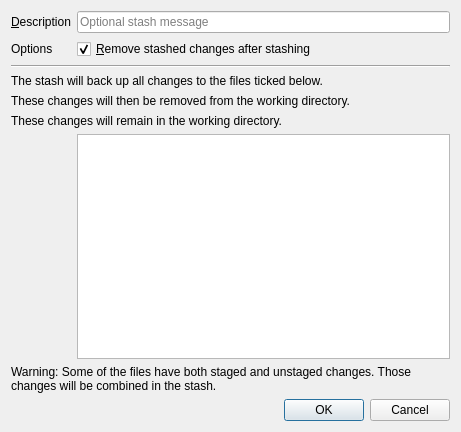
<?xml version="1.0" encoding="UTF-8"?>
<ui version="4.0">
 <class>StashDialog</class>
 <widget class="QDialog" name="StashDialog">
  <property name="windowModality">
   <enum>Qt::NonModal</enum>
  </property>
  <property name="enabled">
   <bool>true</bool>
  </property>
  <property name="geometry">
   <rect>
    <x>0</x>
    <y>0</y>
    <width>461</width>
    <height>432</height>
   </rect>
  </property>
  <property name="sizePolicy">
   <sizepolicy hsizetype="Preferred" vsizetype="Preferred">
    <horstretch>0</horstretch>
    <verstretch>0</verstretch>
   </sizepolicy>
  </property>
  <property name="windowTitle">
   <string>New stash</string>
  </property>
  <property name="sizeGripEnabled">
   <bool>false</bool>
  </property>
  <property name="modal">
   <bool>true</bool>
  </property>
  <layout class="QFormLayout" name="formLayout">
   <property name="fieldGrowthPolicy">
    <enum>QFormLayout::ExpandingFieldsGrow</enum>
   </property>
   <item row="0" column="0">
    <widget class="QLabel" name="messageLabel">
     <property name="text">
      <string>&amp;Description</string>
     </property>
     <property name="buddy">
      <cstring>messageEdit</cstring>
     </property>
    </widget>
   </item>
   <item row="0" column="1">
    <widget class="QLineEdit" name="messageEdit">
     <property name="placeholderText">
      <string>Optional stash message</string>
     </property>
    </widget>
   </item>
   <item row="1" column="0">
    <widget class="QLabel" name="optionsLabel">
     <property name="text">
      <string>Options</string>
     </property>
    </widget>
   </item>
   <item row="1" column="1">
    <widget class="QCheckBox" name="cleanupCheckBox">
     <property name="toolTip">
      <string>Normally, stashed changes are removed from the working directory.
Untick this to leave the stashed changes intact instead.</string>
     </property>
     <property name="text">
      <string>&amp;Remove stashed changes after stashing</string>
     </property>
     <property name="checked">
      <bool>true</bool>
     </property>
    </widget>
   </item>
   <item row="3" column="0" colspan="2">
    <widget class="Line" name="line">
     <property name="orientation">
      <enum>Qt::Horizontal</enum>
     </property>
    </widget>
   </item>
   <item row="4" column="0" colspan="2">
    <widget class="QLabel" name="willBackUpChangesLabel">
     <property name="text">
      <string>The stash will back up all changes to the files ticked below.</string>
     </property>
    </widget>
   </item>
   <item row="5" column="0" colspan="2">
    <widget class="QLabel" name="willRemoveChangesLabel">
     <property name="text">
      <string>These changes will then be removed from the working directory.</string>
     </property>
    </widget>
   </item>
   <item row="6" column="0" colspan="2">
    <widget class="QLabel" name="willKeepChangesLabel">
     <property name="text">
      <string>These changes will remain in the working directory.</string>
     </property>
    </widget>
   </item>
   <item row="7" column="1">
    <widget class="QListWidget" name="fileList">
     <property name="selectionMode">
      <enum>QAbstractItemView::ExtendedSelection</enum>
     </property>
    </widget>
   </item>
   <item row="17" column="1">
    <widget class="QDialogButtonBox" name="buttonBox">
     <property name="orientation">
      <enum>Qt::Horizontal</enum>
     </property>
     <property name="standardButtons">
      <set>QDialogButtonBox::Cancel|QDialogButtonBox::Ok</set>
     </property>
     <property name="centerButtons">
      <bool>false</bool>
     </property>
    </widget>
   </item>
   <item row="8" column="0" colspan="2">
    <widget class="QLabel" name="indexAndWtWarning">
     <property name="text">
      <string>Warning: Some of the files have both staged and unstaged changes. Those changes will be combined in the stash.</string>
     </property>
     <property name="wordWrap">
      <bool>true</bool>
     </property>
    </widget>
   </item>
  </layout>
 </widget>
 <resources/>
 <connections>
  <connection>
   <sender>buttonBox</sender>
   <signal>rejected()</signal>
   <receiver>StashDialog</receiver>
   <slot>reject()</slot>
   <hints>
    <hint type="sourcelabel">
     <x>336</x>
     <y>427</y>
    </hint>
    <hint type="destinationlabel">
     <x>286</x>
     <y>156</y>
    </hint>
   </hints>
  </connection>
  <connection>
   <sender>buttonBox</sender>
   <signal>accepted()</signal>
   <receiver>StashDialog</receiver>
   <slot>accept()</slot>
   <hints>
    <hint type="sourcelabel">
     <x>431</x>
     <y>427</y>
    </hint>
    <hint type="destinationlabel">
     <x>364</x>
     <y>71</y>
    </hint>
   </hints>
  </connection>
  <connection>
   <sender>cleanupCheckBox</sender>
   <signal>clicked(bool)</signal>
   <receiver>willRemoveChangesLabel</receiver>
   <slot>setVisible(bool)</slot>
   <hints>
    <hint type="sourcelabel">
     <x>180</x>
     <y>53</y>
    </hint>
    <hint type="destinationlabel">
     <x>172</x>
     <y>127</y>
    </hint>
   </hints>
  </connection>
  <connection>
   <sender>cleanupCheckBox</sender>
   <signal>clicked(bool)</signal>
   <receiver>willKeepChangesLabel</receiver>
   <slot>setHidden(bool)</slot>
   <hints>
    <hint type="sourcelabel">
     <x>219</x>
     <y>52</y>
    </hint>
    <hint type="destinationlabel">
     <x>207</x>
     <y>153</y>
    </hint>
   </hints>
  </connection>
 </connections>
</ui>
